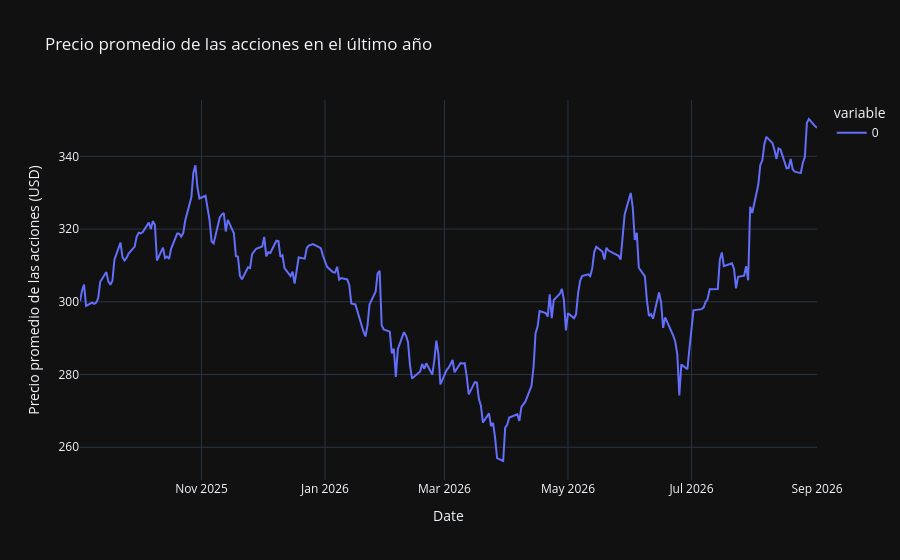

The notebook cell this image was saved under:
### Code cell
px.line(precios.mean(axis=1),
       title="Precio promedio de las acciones en el último año",
       labels={"value":"Precio promedio de las acciones (USD)", "index":"Fecha"},
       template="plotly_dark")#Grafica oscura, si queremos una grafica cl

### Figure 1 — Plotly figure (JSON) as saved in the notebook; plotly's stock layout.template omitted (floating-point values rounded to 4 significant figures; data arrays with more than 128 entries replaced by an {"elided": "..."} marker saying what was removed)
{"data": [{"hovertemplate": "variable=0<br>Date=%{x}<br>Precio promedio de las acciones (USD)=%{y}<extra></extra>", "legendgroup": "0", "line": {"color": "#636efa", "dash": "solid"}, "marker": {"symbol": "circle"}, "mode": "lines", "name": "0", "orientation": "v", "showlegend": true, "type": "scatter", "x": {"elided": "252 str values"}, "xaxis": "x", "y": {"elided": "252 float values"}, "yaxis": "y"}], "layout": {"legend": {"title": {"text": "variable"}, "tracegroupgap": 0}, "title": {"text": "Precio promedio de las acciones en el último año"}, "xaxis": {"anchor": "y", "domain": [0, 1], "title": {"text": "Date"}}, "yaxis": {"anchor": "x", "domain": [0, 1], "title": {"text": "Precio promedio de las acciones (USD)"}}}}
